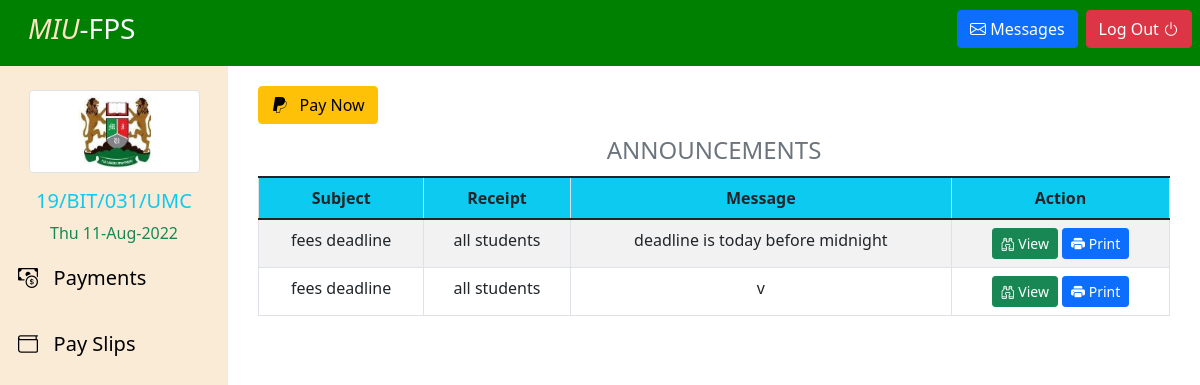
Screenshot of /admin/student/message.php with the database file from the repository.
### tables this page shows
CREATE TABLE `chat` (
  `id` int(100) NOT NULL,
  `chatsubject` varchar(1000) NOT NULL,
  `receipt` varchar(1000) NOT NULL,
  `content` mediumtext NOT NULL
);

### admin/student/message.php (the view, shortened to what this page needs)
<?php
include("../../includes/layouts/head.php");
?>
<?php
include('../../includes/layouts/Student-header.php')
?>
<main>
    <div class="left-sidebar">
        <?php
        include('../../includes/layouts/Student-dashboard.php')
        ?>
    </div>
    <div class="content">
        <div class="content-button-space">
            <button type="submit" data-bs-toggle="modal" data-bs-target="#payNow" class="btn btn-warning pull-right"><i class="bi bi-paypal"></i> &nbsp; Pay Now</button>
        </div>
        <table class="table table-striped table-bordered table-hover caption-top">
            <caption class="text-center fs-4">ANNOUNCEMENTS</caption>
            <thead class="bg-info text-center">
                <th>Subject</th>
                <th>Receipt</th>
                <th colspan=''>Message</th>
                <th>Action</th>
            </thead>
            <tbody class="text-center">
                <?php
                include('../../includes/logic/config.php');
                $sql = "SELECT * FROM chat";
                $result = mysqli_query($conn, $sql);
                $rowCount = mysqli_num_rows($result);
                if ($rowCount > 0) {
                    while ($row = mysqli_fetch_assoc($result)) {
                        echo
                        "
                        <tr>
                        <td>" . $row['chatsubject'] . "</td>
                        <td>" . $row['receipt'] . "</td>
                        <td>" . $row['content'] . "</td>
                        <td>
                            <button class='btn btn-success btn-sm' data-bs-toggle='modal' data-bs-target='#myViewMessage' type='submit' name='view'><i class='bi bi-binoculars'></i> View</button>
                            <button class='btn btn-primary btn-sm' type='submit' name='print'><i class='bi bi-printer-fill'></i> Print</button>
                        </td>
                        </tr>
                        ";
                    }
                }
                ?>
            </tbody>
        </table>
    </div>
</main>
<?php
    include('../../includes/layouts/footer.php')
?>

### assets/css/style.css (style rules this page uses)
* { box-sizing: border-box; }
html, body { box-sizing: border-box; height: 100%; width: 100%; padding: 0; margin: 0; }
main { display: flex; height: calc(100% - 66px); }
main .left-sidebar { flex: 2; height: 100%; background-color: antiquewhite; }
main .content { flex: 8; height: 100%; overflow-y: scroll; padding: 20px 30px; }

### rows the page displays
chat: chatsubject "fees deadline", receipt "all students", content "deadline is today before midnight"
chat: chatsubject "fees deadline", receipt "all students", content "v"
